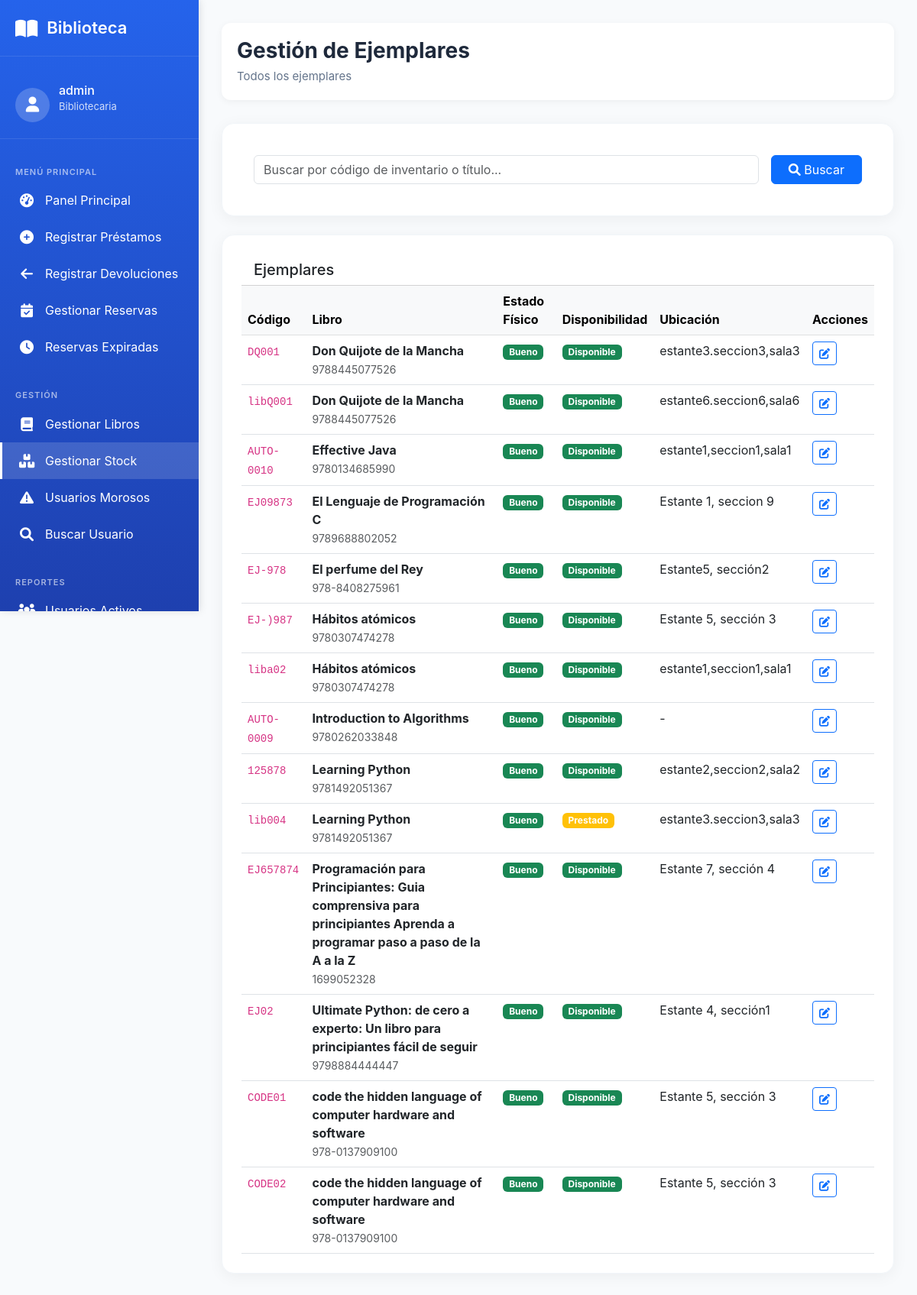
The page /catalogo/gestion/ejemplares/ (signed in) on the database as committed earlier.
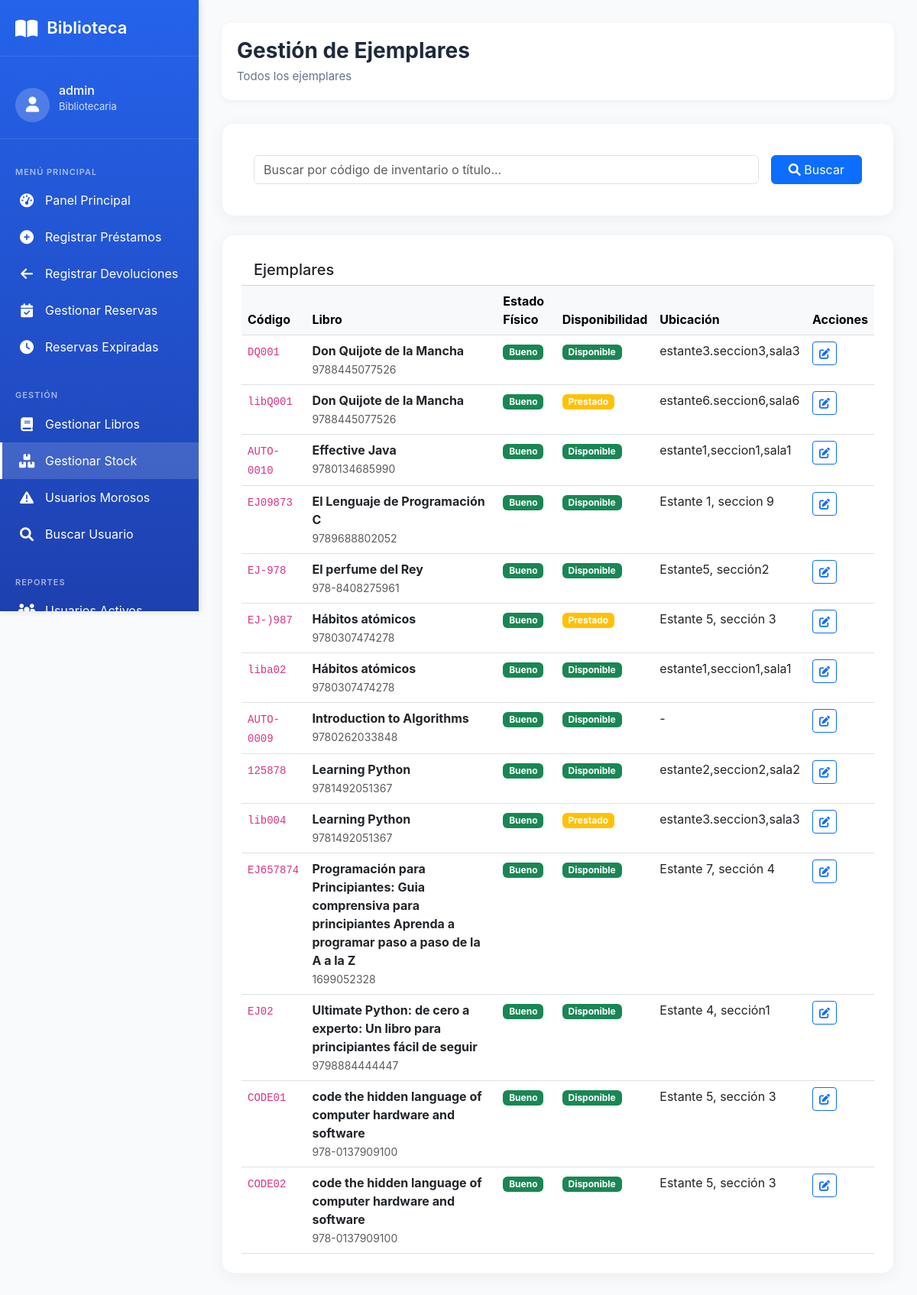
The same page on the database as committed later.
### catalogo/models.py (models this page shows, shortened)
class Ejemplar(models.Model):
    ESTADO_FISICO_CHOICES = [
        ('BUENO', 'Bueno'),
        ('REGULAR', 'Regular'),
        ('MALO', 'Malo'),
        ('DANADO', 'Dañado'),
        ('PERDIDO', 'Perdido'),
    ]
    DISPONIBILIDAD_CHOICES = [
        ('DISPONIBLE', 'Disponible'),
        ('PRESTADO', 'Prestado'),
        ('RESERVADO', 'Reservado'),
        ('EN_REPARACION', 'En reparación'),
    ]
    libro = models.ForeignKey(
        'Libro',
        on_delete=models.PROTECT,
        related_name='ejemplares',
        verbose_name="Libro",
        db_column='isbn_libro'
    )
    codigo_inventario = models.CharField(
        max_length=50,
        unique=True,
        verbose_name="Código de inventario"
    )
    estado_fisico = models.CharField(
        max_length=20,
        choices=ESTADO_FISICO_CHOICES,
        default='BUENO',
        verbose_name="Estado físico"
    )
    disponibilidad = models.CharField(
        max_length=20,
        choices=DISPONIBILIDAD_CHOICES,
        default='DISPONIBLE',
        verbose_name="Disponibilidad"
    )
    ubicacion = models.CharField(
        max_length=100,
        blank=True,
        null=True,
        verbose_name="Ubicación física",
        help_text="Ej: Estante A3, Sección 5, Sala 2, etc."
    )
    class Meta:
        db_table = 'Ejemplar'
        verbose_name = "Ejemplar"
        verbose_name_plural = "Ejemplares"
        indexes = [
            models.Index(fields=['codigo_inventario']),
            models.Index(fields=['disponibilidad']),
        ]

class Libro(models.Model):
    activo = models.BooleanField(default=True, verbose_name="Activo")
    """Libros del catálogo"""
    isbn = models.CharField(
        max_length=20,
        unique=True,
        verbose_name="ISBN"
    )
    titulo = models.CharField(
        max_length=200,
        verbose_name="Título"
    )
    anio_publicacion = models.IntegerField(
        blank=True,
        null=True,
        verbose_name="Año de publicación"
    )
    descripcion = models.TextField(
        blank=True,
        null=True,
        verbose_name="Descripción / Sinopsis",
        help_text="Breve descripción o sinopsis del libro"
    )
    editorial = models.ForeignKey(
        Editorial,
        on_delete=models.PROTECT,
        verbose_name="Editorial"
    )
    categoria = models.ForeignKey(
        Categoria,
        on_delete=models.PROTECT,
        verbose_name="Categoría"
    )
    autores = models.ManyToManyField(
        Autor,
        through='LibroAutor',
        verbose_name="Autores"
    )
    imagen = models.ImageField(
        upload_to='libros/',
        blank=True,
        null=True,
        verbose_name="Imagen de tapa"
    )
    cantidad_total = models.IntegerField(
        default=0,
        verbose_name="Total de ejemplares"
    )
    inventario_disponible = models.IntegerField(
        default=0,
        verbose_name="Ejemplares disponibles"
    )
    class Meta:
        verbose_name = "Libro"
        verbose_name_plural = "Libros"

### catalogo/views.py (the view)
# urls.py: path('gestion/ejemplares/', views.gestionar_ejemplares, name='gestionar_ejemplares'),
@staff_member_required
def gestionar_ejemplares(request, libro_id=None):
    if libro_id:
        libro = get_object_or_404(Libro, id=libro_id)
        ejemplares = Ejemplar.objects.filter(libro=libro).order_by('codigo_inventario')
    else:
        libro = None
        ejemplares = Ejemplar.objects.all().select_related('libro').order_by('libro__titulo', 'codigo_inventario')
    search = request.GET.get('search', '')
    if search:
        ejemplares = ejemplares.filter(codigo_inventario__icontains=search) | ejemplares.filter(libro__titulo__icontains=search)
    context = {
        'libro': libro,
        'ejemplares': ejemplares,
        'search': search,
    }
    return render(request, 'bibliotecario/ejemplares_lista.html', context)

### templates/bibliotecario/ejemplares_lista.html (shortened to what this page needs)
{% extends 'base/menu_bibliotecario.html' %}
{% block main_content %}
<div class="content-header">
    <div class="page-title">
        <h1>Gestión de Ejemplares</h1>
        <p>
            {% if libro %}
            Ejemplares de: <strong>{{ libro.titulo }}</strong>
            {% else %}
            Todos los ejemplares
            {% endif %}
        </p>
    </div>
</div>
<div class="card mb-4">
    <div class="card-body">
        <form method="get" class="row g-3">
            <div class="col-md-10">
                <input type="text" name="search" class="form-control"
                       placeholder="Buscar por código de inventario o título..."
                       value="{{ search }}">
            </div>
            <div class="col-md-2">
                <button type="submit" class="btn btn-primary w-100">
                    <i class="fas fa-search"></i> Buscar
                </button>
            </div>
        </form>
    </div>
</div>
<div class="card">
    <div class="card-header bg-white">
        <h5 class="mb-0">Ejemplares</h5>
    </div>
    <div class="card-body p-0">
        <div class="table-responsive">
            <table class="table table-hover mb-0">
                <thead class="table-light">
                    <tr>
                        <th>Código</th>
                        <th>Libro</th>
                        <th>Estado Físico</th>
                        <th>Disponibilidad</th>
                        <th>Ubicación</th>
                        <th>Acciones</th>
                    </tr>
                </thead>
                <tbody>
                    {% for ejemplar in ejemplares %}
                    <tr>
                        <td><code>{{ ejemplar.codigo_inventario }}</code></td>
                        <td>
                            <strong>{{ ejemplar.libro.titulo }}</strong><br>
                            <small class="text-muted">{{ ejemplar.libro.isbn }}</small>
                        </td>
                        <td>
                            {% if ejemplar.estado_fisico == 'BUENO' %}
                                <span class="badge bg-success">Bueno</span>
                            {% elif ejemplar.estado_fisico == 'REGULAR' %}
                                <span class="badge bg-warning">Regular</span>
                            {% elif ejemplar.estado_fisico == 'MALO' %}
                                <span class="badge bg-danger">Malo</span>
                            {% elif ejemplar.estado_fisico == 'DANADO' %}
                                <span class="badge bg-dark">Dañado</span>
                            {% else %}
                                <span class="badge bg-secondary">Perdido</span>
                            {% endif %}
                        </td>
                        <td>
                            {% if ejemplar.disponibilidad == 'DISPONIBLE' %}
                                <span class="badge bg-success">Disponible</span>
                            {% elif ejemplar.disponibilidad == 'PRESTADO' %}
                                <span class="badge bg-warning">Prestado</span>
                            {% elif ejemplar.disponibilidad == 'RESERVADO' %}
                                <span class="badge bg-info">Reservado</span>
                            {% else %}
                                <span class="badge bg-secondary">En reparación</span>
                            {% endif %}
                        </td>
                        <td>{{ ejemplar.ubicacion|default:"-" }}</td>
                        <td>
                            <a href="{% url 'ejemplar_editar' ejemplar.id %}" class="btn btn-sm btn-outline-primary">
                                <i class="fas fa-edit"></i>
                            </a>
                        </td>
                    </tr>
                    {% endfor %}
                </tbody>
            </table>
        </div>
    </div>
</div>
{% endblock %}

Rows that differ between the two databases and show on the page:
changed Ejemplar "estante6.seccion6,sala6": disponibilidad "Disponible" → "Prestado"
changed Ejemplar "EJ-)987": disponibilidad "Disponible" → "Prestado"
